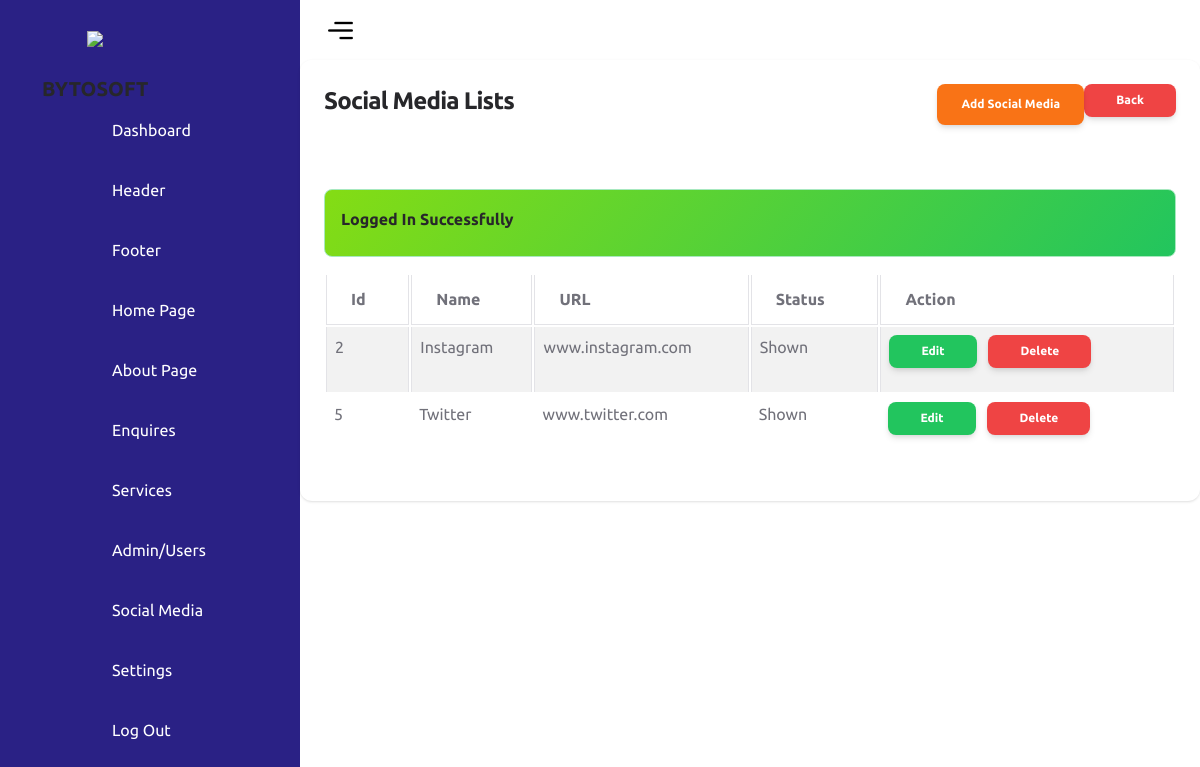
Screenshot of /admin/social-media.php (signed in) with the database file from the repository.
### tables this page shows
CREATE TABLE `social_medias` (
  `id` int(12) UNSIGNED NOT NULL,
  `name` varchar(255) NOT NULL,
  `url` varchar(255) NOT NULL,
  `status` tinyint(1) NOT NULL DEFAULT 0 COMMENT '0=shown,1=hidden'
);

### admin/social-media.php (the view)
<?php include('includes/header.php'); ?>
<div class="row">
    <div class="col-md-12">
        <div class="card">
            <div class="card-header">
                <a href="index.php" class="btn btn-danger btn-sm mb-0 float-end">Back</a>
                <h4>
                    Social Media Lists
                    <a href="social-media-create.php" class="btn btn-primary float-end">Add Social Media</a>
                </h4>
            </div>
            <div class="card-body">
                <?= alertMessage(); ?>
                <table id="myTable" class="table table-bordered table-striped">
                    <thead>
                        <tr>
                            <th>Id</th>
                            <th>Name</th>
                            <th>URL</th>
                            <th>Status</th>
                            <th>Action</th>
                        </tr>
                    </thead>
                    <tbody>
                        <?php
                        $socialMedia = getAll('social_medias');
                        if ($socialMedia) {
                            if (mysqli_num_rows($socialMedia) > 0) {
                                foreach ($socialMedia as $item) {
                        ?>
                                    <tr>
                                        <td><?= $item['id']; ?></td>
                                        <td><?= $item['name']; ?></td>
                                        <td><?= $item['url']; ?>
                                        <td>
                                            <?= $item['status'] == 1 ? 'Hidden' : 'Shown'; ?></td>
                                        <td>
                                            <a href="social-media-edit.php?id=<?= $item['id']; ?>" class="btn btn-success btn-sm">Edit</a>
                                            <a href="social-media-delete.php?id=<?= $item['id']; ?>"
                                                class="btn btn-danger btn-sm mx-2" onclick="return confirm('Are you sure you want to delete this data?')">Delete</a>
                                        </td>
                                    </tr>
                                <?php
                                }
                            } else {
                                ?>
                                <tr>
                                    <td colspan="5">No Record Found</td>
                                </tr>
                            <?php
                            }
                        } else {
                            ?>
                            <tr>
                                <td colspan="5">Somthing Went Wrong!</td>
                            </tr>
                        <?php
                        }
                        ?>
                    </tbody>
                </table>
            </div>
        </div>
    </div>
</div>

### admin/assets/css/style.css (style rules this page uses)
* { font-family: "Ubuntu", sans-serif; margin: 0; padding: 0; box-sizing: border-box; }
:root { --blue: #2a2185; --white: #fff; --gray: #f5f5f5; --black1: #222; --black2: #999; }
body { min-height: 100vh; overflow-x: hidden; }

### rows the page displays
social_medias: id "2", name "Instagram", url "www.instagram.com", status "Shown"
social_medias: id "5", name "Twitter", url "www.twitter.com", status "Shown"

### other values shown
$_SESSION['status'] "Logged In Successfully"
